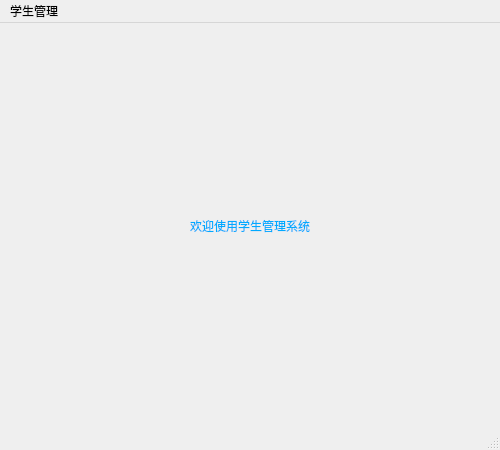
<?xml version="1.0" encoding="UTF-8"?>
<ui version="4.0">
 <class>MainWindow</class>
 <widget class="QMainWindow" name="MainWindow">
  <property name="geometry">
   <rect>
    <x>0</x>
    <y>0</y>
    <width>500</width>
    <height>450</height>
   </rect>
  </property>
  <property name="windowTitle">
   <string>MainWindow</string>
  </property>
  <widget class="QWidget" name="centralwidget">
   <layout class="QHBoxLayout" name="horizontalLayout">
    <item>
     <spacer name="horizontalSpacer">
      <property name="orientation">
       <enum>Qt::Horizontal</enum>
      </property>
      <property name="sizeHint" stdset="0">
       <size>
        <width>172</width>
        <height>20</height>
       </size>
      </property>
     </spacer>
    </item>
    <item>
     <widget class="QLabel" name="label">
      <property name="layoutDirection">
       <enum>Qt::LeftToRight</enum>
      </property>
      <property name="styleSheet">
       <string notr="true">font: 35pt &quot;Noto Mono&quot;;
color: rgb(0, 170, 255);</string>
      </property>
      <property name="text">
       <string>欢迎使用学生管理系统</string>
      </property>
     </widget>
    </item>
    <item>
     <spacer name="horizontalSpacer_2">
      <property name="orientation">
       <enum>Qt::Horizontal</enum>
      </property>
      <property name="sizeHint" stdset="0">
       <size>
        <width>172</width>
        <height>20</height>
       </size>
      </property>
     </spacer>
    </item>
   </layout>
  </widget>
  <widget class="QMenuBar" name="menubar">
   <property name="geometry">
    <rect>
     <x>0</x>
     <y>0</y>
     <width>500</width>
     <height>23</height>
    </rect>
   </property>
   <widget class="QMenu" name="menu">
    <property name="title">
     <string>学生管理</string>
    </property>
    <addaction name="action_addStu"/>
    <addaction name="action_queryStu"/>
   </widget>
   <addaction name="menu"/>
  </widget>
  <widget class="QStatusBar" name="statusbar"/>
  <action name="action_addStu">
   <property name="text">
    <string>添加学生</string>
   </property>
  </action>
  <action name="action_queryStu">
   <property name="text">
    <string>查询学生</string>
   </property>
  </action>
 </widget>
 <resources/>
 <connections/>
</ui>
